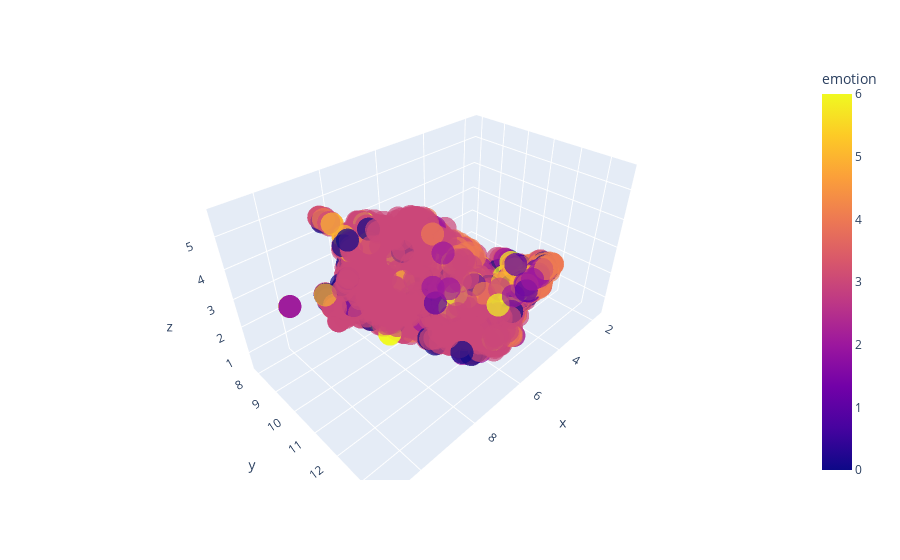

Here is the notebook cell this chart was saved with:
### Code cell
import matplotlib.pyplot as plt 
import numpy as np 
import umap


# - 3d 

# wav_txt = pd.concat([total_wav_pooled,total_txt_pooled ], axis=1)

cluster = umap.UMAP(random_state=42,
    n_neighbors=7,
    min_dist=0.0,
    n_components=3
                    ).fit_transform(total_wav_pooled.values)
actual = total_emotion.values

df = pd.DataFrame(cluster, columns = ['x','y','z'])
df['emotion'] = actual
fig = px.scatter_3d(df, x='x', y='y', z='z',
                    color='emotion',
                    #   symbol='emotion',
                    size_max=2,
                    opacity=0.7,
              )
fig.show()

### Figure 1 — Plotly figure (JSON) as saved in the notebook; plotly's stock layout.template omitted (floating-point values rounded to 4 significant figures; data arrays with more than 128 entries replaced by an {"elided": "..."} marker saying what was removed)
{"data": [{"hovertemplate": "x=%{x}<br>y=%{y}<br>z=%{z}<br>emotion=%{marker.color}<extra></extra>", "legendgroup": "", "marker": {"color": {"elided": "4678 int values"}, "coloraxis": "coloraxis", "opacity": 0.7, "symbol": "circle"}, "mode": "markers", "name": "", "scene": "scene", "showlegend": false, "type": "scatter3d", "x": {"elided": "4678 float values"}, "y": {"elided": "4678 float values"}, "z": {"elided": "4678 float values"}}], "layout": {"coloraxis": {"colorbar": {"title": {"text": "emotion"}}, "colorscale": [[0, "#0d0887"], [0.1111, "#46039f"], [0.2222, "#7201a8"], [0.3333, "#9c179e"], [0.4444, "#bd3786"], [0.5556, "#d8576b"], [0.6667, "#ed7953"], [0.7778, "#fb9f3a"], [0.8889, "#fdca26"], [1, "#f0f921"]]}, "legend": {"tracegroupgap": 0}, "margin": {"t": 60}, "scene": {"domain": {"x": [0, 1], "y": [0, 1]}, "xaxis": {"title": {"text": "x"}}, "yaxis": {"title": {"text": "y"}}, "zaxis": {"title": {"text": "z"}}}}}
